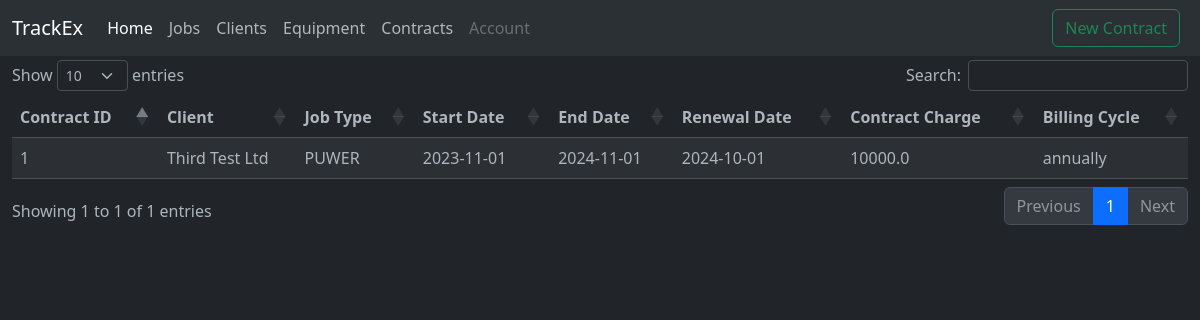
The app's page /contracts with its own data.
### tables this page shows
CREATE TABLE contracts (
            id INTEGER PRIMARY KEY,
            client_account_number TEXT NOT NULL,
            equipment_ids TEXT,
            job_type TEXT,
            start_date DATE,
            end_date DATE,
            renewal_date DATE,
            contract_charge FLOAT,
            billing_cycle TEXT
        );

CREATE TABLE clients (
            id INTEGER PRIMARY KEY AUTOINCREMENT,
            account_number TEXT,
            client_name TEXT,
            address_line_1 TEXT,
            address_line_2 TEXT,
            town_city TEXT,
            county TEXT,
            postcode TEXT,
            phone_number TEXT,
            status TEXT,
            date_stamp TEXT
        );

### app.py (the view)
@app.route('/contracts')
def contracts():
    contracts = get_all_contracts()  # Fetch all contracts from the database
    clients = get_all_clients()  # Fetch all clients
    equipment = get_equipment_list()  # Fetch all equipment
    return render_template('contracts.html', contracts=contracts, clients=clients, equipment=equipment)

### app.py (called while the page is built)
def get_db():
    conn = sqlite3.connect(DATABASE)
    conn.row_factory = sqlite3.Row
    return conn

def get_all_clients():
    conn = get_db()
    cursor = conn.cursor()
    query = '''SELECT * FROM clients'''  # Adjust the SQL query as needed
    cursor.execute(query)
    clients = cursor.fetchall()
    conn.close()
    return clients

def get_equipment_list():
    conn = get_db()
    cursor = conn.cursor()
    cursor.execute('''
        SELECT equipment.*, clients.client_name
        FROM equipment
        INNER JOIN clients ON equipment.client_account_number = clients.account_number
    ''')
    equipment = cursor.fetchall()
    conn.close()
    return equipment

def get_all_contracts():
    conn = get_db()
    cursor = conn.cursor()
    cursor.execute('''
        SELECT contracts.*, clients.client_name
        FROM contracts
        JOIN clients ON contracts.client_account_number = clients.account_number
    ''')
    contracts = cursor.fetchall()
    conn.close()
    return [dict(contract) for contract in contracts]

### templates/contracts.html (shortened to what this page needs)
            {% include 'header.html' %}
            <button class="btn btn-outline-success me-2" type="button" data-bs-toggle="modal" data-bs-target="#new-contract-modal" onclick="searchContracts()">New Contract</button>
          </div>
        </nav>
    </div>
    <div class="container" style="padding: 1.5%;">
    </div>
    <div class="container-fluid">
        <table id="contracts-table" class="table table-striped table-hover" style="cursor: pointer;">
            <thead>
                <tr>
                    <th>Contract ID</th>
                    <th>Client</th>
                    <th>Job Type</th>
                    <th>Start Date</th>
                    <th>End Date</th>
                    <th>Renewal Date</th>
                    <th>Contract Charge</th>
                    <th>Billing Cycle</th>
                </tr>
            </thead>
            <tbody>
                {% for contract in contracts %}
                <tr class="clickable-row" data-href="{{ url_for('contract_details', contract_id=contract.id) }}">
                    <td>{{ contract.id }}</td>
                    <td>{{ contract.client_name }}</td>
                    <td>{{ contract.job_type }}</td>
                    <td>{{ contract.start_date }}</td>
                    <td>{{ contract.end_date }}</td>
                    <td>{{ contract.renewal_date }}</td>
                    <td>{{ contract.contract_charge }}</td>
                    <td>{{ contract.billing_cycle }}</td>
                </tr>
                {% endfor %}
            </tbody>
        </table>
    </div>
</body>
</html>

### records on screen
contracts: id "1", client_name "Third Test Ltd", job_type "PUWER", start_date "2023-11-01", end_date "2024-11-01", renewal_date "2024-10-01", contract_charge "10000.0", billing_cycle "annually"
